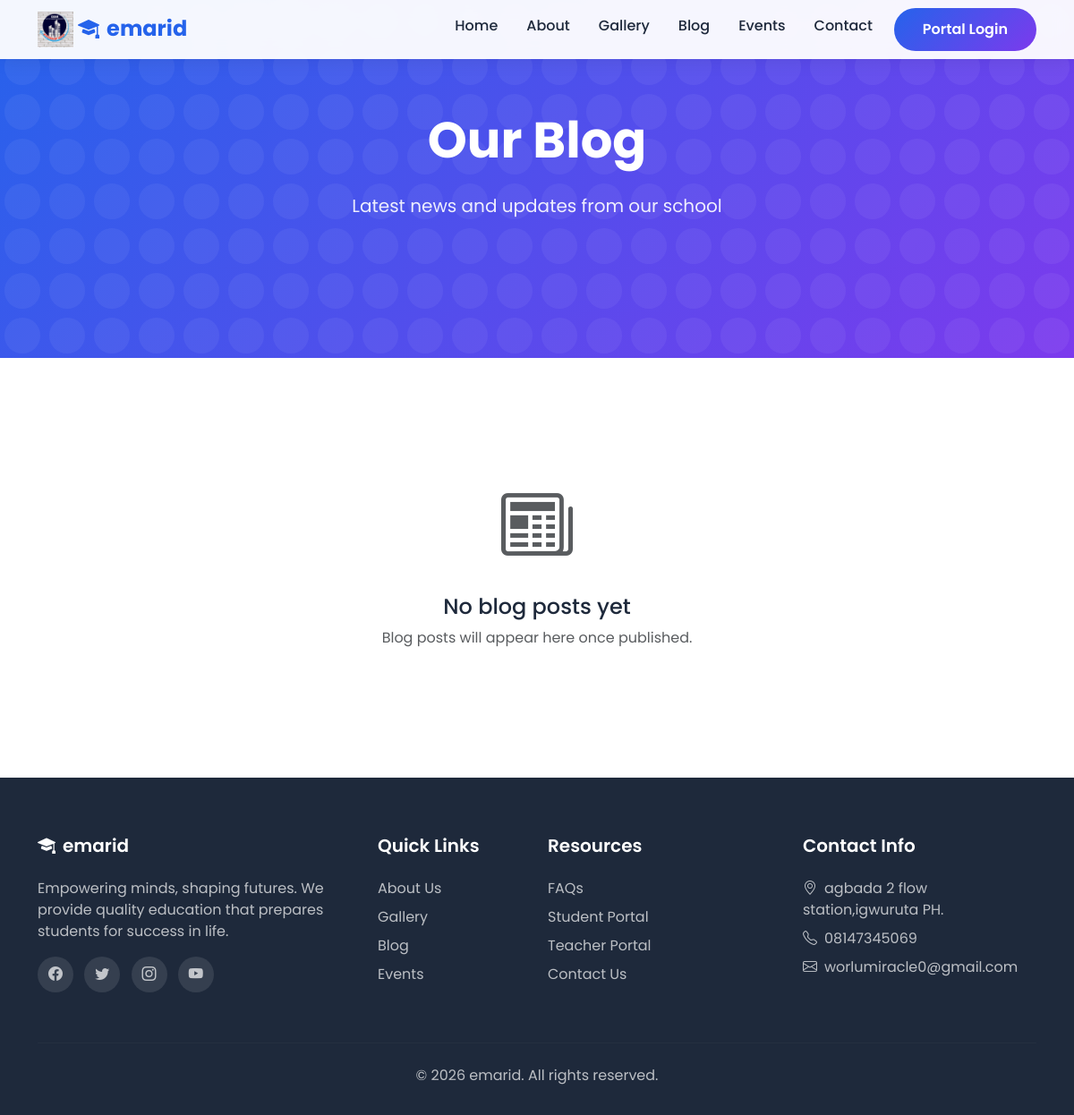
Screenshot of /blog/ with the database file from the repository.
### core/models.py (models this page shows, shortened)
class SchoolSettings(models.Model):
    school_name = models.CharField(max_length=200, default="My School")
    school_address = models.TextField(blank=True)
    school_phone = models.CharField(max_length=20, blank=True)
    school_email = models.EmailField(blank=True)
    school_logo = models.ImageField(upload_to='school/', blank=True, null=True)
    school_motto = models.CharField(max_length=200, blank=True)
    class Meta:
        verbose_name_plural = "School Settings"

### homepage/views.py (the view)
# urls.py: path('blog/', views.blog, name='blog'),
def blog(request):
    settings = SchoolSettings.objects.first()
    posts = BlogPost.objects.filter(is_published=True)
    paginator = Paginator(posts, 9)
    page = request.GET.get('page')
    posts = paginator.get_page(page)
    context = {
        'settings': settings,
        'posts': posts,
    }
    return render(request, 'homepage/blog.html', context)

### templates/homepage/blog.html (shortened to what this page needs)
{% extends 'homepage/base_public.html' %}
{% block content %}
<section class="hero" style="min-height: 50vh;">
    <div class="container text-center hero-content">
        <h1>Our Blog</h1>
        <p>Latest news and updates from our school</p>
    </div>
</section>
<section class="section">
    <div class="container">
        <div class="row g-4">
            {% for post in posts %}
            <div class="col-lg-4 col-md-6">
                <div class="blog-card h-100">
                    {% if post.featured_image %}
                    <img src="{{ post.featured_image.url }}" alt="{{ post.title }}">
                    {% else %}
                    <div class="bg-secondary d-flex align-items-center justify-content-center" style="height: 200px;">
                        <i class="bi bi-newspaper text-white" style="font-size: 4rem;"></i>
                    </div>
                    {% endif %}
                    <div class="p-4">
                        <small class="text-muted"><i class="bi bi-calendar me-1"></i>{{ post.created_at|date:"F d, Y" }}</small>
                        <h5 class="mt-2">{{ post.title }}</h5>
                        <p class="text-muted">{{ post.excerpt|truncatewords:20 }}</p>
                        <a href="{% url 'homepage:blog_detail' post.slug %}" class="btn btn-outline-primary btn-sm">Read More</a>
                    </div>
                </div>
            </div>
            {% empty %}
            <div class="col-12 text-center py-5">
                <i class="bi bi-newspaper text-muted" style="font-size: 5rem;"></i>
                <h4 class="mt-3">No blog posts yet</h4>
                <p class="text-muted">Blog posts will appear here once published.</p>
            </div>
            {% endfor %}
        </div>
    </div>
</section>
{% endblock %}

### templates/homepage/base_public.html (shortened to what this page needs)
<!DOCTYPE html>
<html lang="en">
<head>
    <link href="https://cdn.jsdelivr.net/npm/bootstrap@5.3.2/dist/css/bootstrap.min.css" rel="stylesheet">
    <link href="https://cdn.jsdelivr.net/npm/bootstrap-icons@1.11.1/font/bootstrap-icons.css" rel="stylesheet">
</head>
<body>
    <nav class="navbar navbar-expand-lg fixed-top">
        <div class="container">
            <a class="navbar-brand" href="{% url 'homepage:home' %}">
                <img src="{{ settings.school_logo.url}}" style="width: 40px; height: 40px;" alt="">
                <i class="bi bi-mortarboard-fill me-2"></i>{{ settings.school_name|default:"SchoolMS" }}
            </a>
            <div class="collapse navbar-collapse" id="navbarNav">
                <ul class="navbar-nav ms-auto">
                    <li class="nav-item"><a class="nav-link" href="{% url 'homepage:home' %}">Home</a></li>
                    <li class="nav-item"><a class="nav-link" href="{% url 'homepage:about' %}">About</a></li>
                    <li class="nav-item"><a class="nav-link" href="{% url 'homepage:gallery' %}">Gallery</a></li>
                    <li class="nav-item"><a class="nav-link" href="{% url 'homepage:blog' %}">Blog</a></li>
                    <li class="nav-item"><a class="nav-link" href="{% url 'homepage:events' %}">Events</a></li>
                    <li class="nav-item"><a class="nav-link" href="{% url 'homepage:contact' %}">Contact</a></li>
                    <li class="nav-item ms-2">
                        <a class="btn btn-primary" href="{% url 'accounts:login' %}">Portal Login</a>
                    </li>
                </ul>
            </div>
        </div>
    </nav>
    {% block content %}{% endblock %}
    <footer>
        <div class="container">
            <div class="row">
                <div class="col-lg-4 mb-4">
                    <h5><i class="bi bi-mortarboard-fill me-2"></i>{{ settings.school_name|default:"Our School" }}</h5>
                    <p>{{ settings.school_motto|default:"Excellence in Education" }}</p>
                    <div class="footer-social">
                        <a href="#"><i class="bi bi-facebook"></i></a>
                        <a href="#"><i class="bi bi-twitter"></i></a>
                        <a href="#"><i class="bi bi-instagram"></i></a>
                        <a href="#"><i class="bi bi-youtube"></i></a>
                    </div>
                </div>
                <div class="col-lg-2 col-md-6 mb-4">
                    <h5>Quick Links</h5>
                    <ul class="list-unstyled">
                        <li class="mb-2"><a href="{% url 'homepage:about' %}">About Us</a></li>
                        <li class="mb-2"><a href="{% url 'homepage:gallery' %}">Gallery</a></li>
                        <li class="mb-2"><a href="{% url 'homepage:blog' %}">Blog</a></li>
                        <li class="mb-2"><a href="{% url 'homepage:events' %}">Events</a></li>
                    </ul>
                </div>
                <div class="col-lg-3 col-md-6 mb-4">
                    <h5>Resources</h5>
                    <ul class="list-unstyled">
                        <li class="mb-2"><a href="{% url 'homepage:faqs' %}">FAQs</a></li>
                        <li class="mb-2"><a href="{% url 'accounts:login' %}">Student Portal</a></li>
                        <li class="mb-2"><a href="{% url 'accounts:login' %}">Teacher Portal</a></li>
                        <li class="mb-2"><a href="{% url 'homepage:contact' %}">Contact Us</a></li>
                    </ul>
                </div>
                <div class="col-lg-3 mb-4">
                    <h5>Contact Info</h5>
                    <ul class="list-unstyled">
                        <li class="mb-2"><i class="bi bi-geo-alt me-2"></i>{{ settings.school_address|default:"123 School Street" }}</li>
                        <li class="mb-2"><i class="bi bi-telephone me-2"></i>{{ settings.school_phone|default:"+1 234 567 890" }}</li>
                        <li class="mb-2"><i class="bi bi-envelope me-2"></i>{{ settings.school_email|default:"info@school.edu" }}</li>
                    </ul>
                </div>
            </div>
            <hr class="my-4" style="border-color: rgba(255,255,255,0.1);">
            <div class="text-center">
                <p class="mb-0">&copy; {% now "Y" %} {{ settings.school_name|default:"Our School" }}. All rights reserved.</p>
            </div>
        </div>
    </footer>
</body>
</html>

### templates/homepage/base_public.html (style rules this page uses)
:root { --primary: #2563eb; --primary-dark: #1d4ed8; --secondary: #7c3aed; --accent: #f59e0b; --dark: #1e293b; --light: #f8fafc; }
body { font-family: 'Poppins', sans-serif; color: var(--dark); }
.navbar { background: rgba(255,255,255,0.95); backdrop-filter: blur(10px); box-shadow: 0 2px 20px rgba(0,0,0,0.08); }
.navbar-brand { font-weight: 700; color: var(--primary) !important; font-size: 1.5rem; }
.nav-link { font-weight: 500; color: var(--dark) !important; margin: 0 0.5rem; transition: color 0.3s; }
.btn-primary { background: linear-gradient(135deg, var(--primary), var(--secondary)); border: none; padding: 0.75rem 2rem; border-radius: 50px; font-weight: 600; }
.hero { min-height: 100vh; background: linear-gradient(135deg, var(--primary) 0%, var(--secondary) 100%); display: flex; align-items: center; position: relative; overflow: hidden; }
.hero::before { content: ''; position: absolute; top: 0; left: 0; right: 0; bottom: 0; background-size: 50px; opacity: 0.5; }
.hero-content { position: relative; z-index: 1; }
.hero h1 { font-size: 3.5rem; font-weight: 700; color: #fff; margin-bottom: 1.5rem; }
.hero p { font-size: 1.25rem; color: rgba(255,255,255,0.9); margin-bottom: 2rem; }
.section { padding: 5rem 0; }
footer { background: var(--dark); color: rgba(255,255,255,0.7); padding: 4rem 0 2rem; }
footer h5 { color: #fff; font-weight: 600; margin-bottom: 1.5rem; }
footer a { color: rgba(255,255,255,0.7); text-decoration: none; }
.footer-social a { width: 40px; height: 40px; border-radius: 50%; background: rgba(255,255,255,0.1); display: inline-flex; align-items: center; justify-content: center; margin-right: 0.5rem; transition: background 0.3s; }

### rows the page displays
SchoolSettings: school_logo (picture), school_name "emarid", school_motto "Empowering minds, shaping futures. We provide quality education that prepares students for success in life.", school_address "agbada 2 flow station,igwuruta PH.", school_phone "08147345069", school_email "worlumiracle0@gmail.com"
